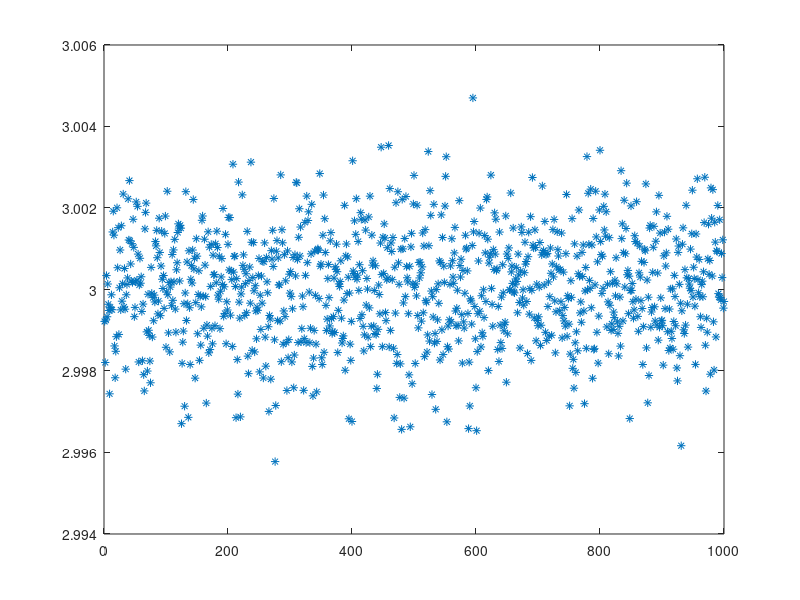

Write MATLAB code to recreate this figure. (Note: this script raises an error after producing the figure.)
%% Optimal Estimation - Homework 2 - Problem 3

clear
clc

%% Parts A & B

% Time Initialization
dt = 0.1;
t_end = 30;
t = 0:dt:t_end;
numSamps = length(t);

% Monte Carlo Initialization
numSims = 1000;

% Noise & Frequency Initialization
sigma = 0.3; % deg/s
var = sigma^2;
freq = 2;
omega = freq * (2 * pi) ; % rads/s

% Arbitrary Coefficient Initialization
a = 3;
b = 10;

% Least Squares Initialization
estSamps = 10; % # of samples used in estimate
R = var * eye(estSamps);

% Preallocation
r = zeros(numSamps,1); 
g = zeros(numSamps,1);
est = zeros(numSims,2);


for i = 1:numSims

    n = sigma * randn(numSamps,1);

    for k = 1:numSamps
       
        r(k) = 100 * sin(omega * t(k));
    
        g(k) = a * r(k) + b + n(k); % degs/s
    
    end

H = [r(1:estSamps) ones(estSamps,1)];
est(i,:) = (H' * H)^-1 * H' * g(1:estSamps);

P = (H' * R^-1 * H)^-1 ;
end

mean_est = mean(est);
std_est = std(est); % Monte Carlo Standard Deviation

std_a = sqrt(P(1,1)); % Theoretical Standard Deviation
std_b = sqrt(P(2,2));

figure
plot(1:numSims, est(:,1), '*')
hold on
yline(mean_est(1),'k','LineWidth',3)
yline(mean_est(1) + std_est(1),'r','LineWidth',3)
yline(mean_est(1) - std_est(1),'r','LineWidth',3)
title('Monte Carlo a Estimate (10 Samples)')
xlabel('Simulation #')
ylabel('Coefficient Estimate')

figure
plot(1:numSims, est(:,2), '*')
hold on
yline(mean_est(2),'k','LineWidth',3)
yline(mean_est(2) + std_est(2),'r','LineWidth',3)
yline(mean_est(2) - std_est(2),'r','LineWidth',3)
title('Monte Carlo b Estimate (10 Samples)')
xlabel('Simulation #')
ylabel('Coefficient Estimate')

clearvars

%% Part C

% Time Initialization
dt = 0.1;
t_end = 300;
t = 0:dt:t_end;
numSamps = length(t);

% Monte Carlo Initialization
numSims = 1000;

% Noise & Frequency Initialization
sigma = 0.3; % deg/s
var = sigma^2;
freq = 2;
omega = freq * (2 * pi) ; % rads/s

% Arbitrary Coefficient Initialization
a = 3;
b = 10;

% Least Squares Initialization
estSamps = 1000; % # of samples used in estimate
R = var * eye(estSamps);

% Preallocation
r = zeros(numSamps,1); 
g = zeros(numSamps,1);
est = zeros(numSims,2);


for i = 1:numSims

    n = sigma * randn(numSamps,1);

    for k = 1:numSamps
       
        r(k) = 100 * sin(omega * t(k));
    
        g(k) = a * r(k) + b + n(k); % degs/s
    
    end

H = [r(1:estSamps) ones(estSamps,1)];
est(i,:) = (H' * H)^-1 * H' * g(1:estSamps);

P = (H' * R^-1 * H)^-1 ;
end

mean_est = mean(est);
std_est = std(est); % Monte Carlo Standard Deviation

std_a = sqrt(P(1,1)); % Theoretical Standard Deviation
std_b = sqrt(P(2,2));

figure
plot(1:numSims, est(:,1), '*')
hold on
yline(mean_est(1),'k','LineWidth',3)
yline(mean_est(1) + std_est(1),'r','LineWidth',3)
yline(mean_est(1) - std_est(1),'r','LineWidth',3)
title('Monte Carlo a Estimate (1000 Samples)')
xlabel('Simulation #')
ylabel('Coefficient Estimate')

figure
plot(1:numSims, est(:,2), '*')
hold on
yline(mean_est(2),'k','LineWidth',3)
yline(mean_est(2) + std_est(2),'r','LineWidth',3)
yline(mean_est(2) - std_est(2),'r','LineWidth',3)
title('Monte Carlo b Estimate (1000 Samples)')
xlabel('Simulation #')
ylabel('Coefficient Estimate')

clearvars

%% Part D

% Time Initialization
dt = 0.1;
t_end = 30; % s
t = 0:dt:t_end;
numSamps = length(t);

% Monte Carlo Initialization
numSims = 1000;

% Noise & Frequency Initialization
sigma = 0.3; % deg/s
var = sigma^2;
freq = 2;
omega = freq * (2 * pi) ; % rads/s

% Arbitrary Coefficient Initialization
a = 3;
b = 10;

% Recursive Least Squares Initialization
est = zeros(2,1);
R = var;
P = eye(2);

% Preallocation
est_a = zeros(numSamps,numSims);
est_b = zeros(numSamps,numSims);
std_a = zeros(numSamps,numSims);
std_b = zeros(numSamps,numSims);


for i = 1:numSims

    n = sigma * randn(numSamps,1);
    r = 100 * sin(omega .* t);
    g = a * r' + b + n;

    for j = 1:numSamps

        H = [r(j) 1];

        K = P * H' * (H * P * H' + R)^ -1;

        est =  est + K * (g(j) - H * est);

        est_a(j,i) = est(1);
        est_b(j,i) = est(2);

        P = (P^-1 + H' * R^-1 * H)^ -1;

        std_a(j,i) = sqrt(P(1,1));
        std_b(j,i) = sqrt(P(2,2)); 

    end

end

mean_est_a = mean(est_a,2);
mean_est_b = mean(est_b,2);

th_std_a = mean(std_a,2);
th_std_b = mean(std_b,2);

mc_std_a = std(est_a,0,2);
mc_std_b = std(est_b,0,2);

figure
plot(t,mean_est_a)
hold on
plot(t,mean_est_b)
title('RLS Coefficient Estimate')
xlabel('Time (s)')
ylabel('Coefficient Estimate')
legend('a Estimate','b Estimate')
ylim([-inf 11])

figure
ax(1) = subplot(2,1,1);
plot(t,th_std_a, 'Parent', ax(1))
hold on
plot(t,th_std_b, 'Parent', ax(1))
title('Standard Deviation of Estimate Error')
xlabel('Time (s)')
ylabel('Standard Deviation')
legend('a Error Std.','b Error Std.')

ax(2) = subplot(2,1,2);
plot(t,abs(a - mean_est_a),'Parent', ax(2))
hold on
plot(t,abs(b - mean_est_b), 'Parent', ax(2))
title('Actual Error of Estimate')
xlabel('Time (s)')
ylabel('Error (Residual)')
legend('a Error','b Error')

linkaxes(ax,'y');
